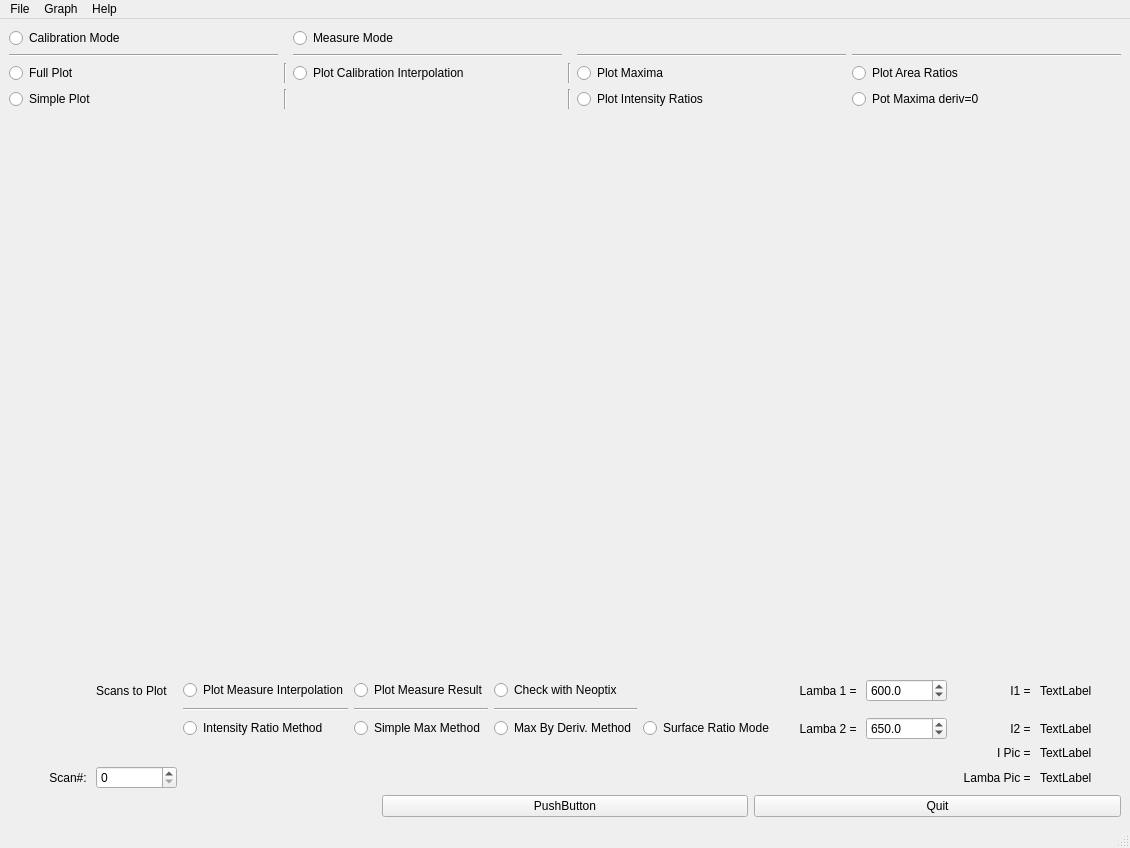
<?xml version="1.0" encoding="UTF-8"?>
<ui version="4.0">
 <class>MainWindow</class>
 <widget class="QMainWindow" name="MainWindow">
  <property name="geometry">
   <rect>
    <x>0</x>
    <y>0</y>
    <width>1130</width>
    <height>848</height>
   </rect>
  </property>
  <property name="windowTitle">
   <string>NanoThermo</string>
  </property>
  <property name="windowIcon">
   <iconset>
    <normaloff>../fluo36/icone.PNG</normaloff>../fluo36/icone.PNG</iconset>
  </property>
  <widget class="QWidget" name="centralwidget">
   <layout class="QGridLayout" name="gridLayout_3">
    <item row="0" column="0" rowspan="2" colspan="3">
     <layout class="QGridLayout" name="gridLayout_2">
      <item row="4" column="1">
       <widget class="MplWidget" name="MplWidget" native="true">
        <property name="sizePolicy">
         <sizepolicy hsizetype="Expanding" vsizetype="Expanding">
          <horstretch>0</horstretch>
          <verstretch>0</verstretch>
         </sizepolicy>
        </property>
        <property name="minimumSize">
         <size>
          <width>300</width>
          <height>300</height>
         </size>
        </property>
       </widget>
      </item>
      <item row="5" column="1">
       <layout class="QGridLayout" name="gridLayout">
        <item row="2" column="10">
         <widget class="QLabel" name="label_I1">
          <property name="text">
           <string>TextLabel</string>
          </property>
         </widget>
        </item>
        <item row="4" column="10">
         <widget class="QLabel" name="label_I2">
          <property name="text">
           <string>TextLabel</string>
          </property>
         </widget>
        </item>
        <item row="5" column="10">
         <widget class="QLabel" name="label__Ipic">
          <property name="text">
           <string>TextLabel</string>
          </property>
         </widget>
        </item>
        <item row="2" column="1">
         <widget class="QLabel" name="label_9">
          <property name="text">
           <string>Scans to Plot</string>
          </property>
         </widget>
        </item>
        <item row="4" column="9">
         <widget class="QLabel" name="label_5">
          <property name="text">
           <string>I2 = </string>
          </property>
          <property name="alignment">
           <set>Qt::AlignRight|Qt::AlignTrailing|Qt::AlignVCenter</set>
          </property>
         </widget>
        </item>
        <item row="2" column="7">
         <widget class="QLabel" name="label">
          <property name="text">
           <string>Lamba 1 = </string>
          </property>
          <property name="alignment">
           <set>Qt::AlignRight|Qt::AlignTrailing|Qt::AlignVCenter</set>
          </property>
         </widget>
        </item>
        <item row="4" column="7">
         <widget class="QLabel" name="label_2">
          <property name="text">
           <string>Lamba 2 = </string>
          </property>
          <property name="alignment">
           <set>Qt::AlignRight|Qt::AlignTrailing|Qt::AlignVCenter</set>
          </property>
         </widget>
        </item>
        <item row="2" column="0">
         <widget class="QLabel" name="label_Scans">
          <property name="text">
           <string/>
          </property>
          <property name="alignment">
           <set>Qt::AlignRight|Qt::AlignTrailing|Qt::AlignVCenter</set>
          </property>
         </widget>
        </item>
        <item row="4" column="8">
         <widget class="QDoubleSpinBox" name="doubleSpinBox_Lamba2">
          <property name="decimals">
           <number>1</number>
          </property>
          <property name="maximum">
           <double>9999.000000000000000</double>
          </property>
          <property name="singleStep">
           <double>0.500000000000000</double>
          </property>
          <property name="value">
           <double>650.000000000000000</double>
          </property>
         </widget>
        </item>
        <item row="2" column="9">
         <widget class="QLabel" name="label_4">
          <property name="text">
           <string>I1 = </string>
          </property>
          <property name="alignment">
           <set>Qt::AlignRight|Qt::AlignTrailing|Qt::AlignVCenter</set>
          </property>
         </widget>
        </item>
        <item row="6" column="0">
         <widget class="QLabel" name="label_3">
          <property name="text">
           <string>Scan#: </string>
          </property>
          <property name="alignment">
           <set>Qt::AlignRight|Qt::AlignTrailing|Qt::AlignVCenter</set>
          </property>
         </widget>
        </item>
        <item row="6" column="1">
         <widget class="QSpinBox" name="spinBox_numero">
          <property name="maximum">
           <number>9999</number>
          </property>
         </widget>
        </item>
        <item row="2" column="8">
         <widget class="QDoubleSpinBox" name="doubleSpinBox_Lamba1">
          <property name="decimals">
           <number>1</number>
          </property>
          <property name="maximum">
           <double>9999.000000000000000</double>
          </property>
          <property name="singleStep">
           <double>0.500000000000000</double>
          </property>
          <property name="value">
           <double>600.000000000000000</double>
          </property>
         </widget>
        </item>
        <item row="5" column="9">
         <widget class="QLabel" name="label_6">
          <property name="text">
           <string>I Pic = </string>
          </property>
          <property name="alignment">
           <set>Qt::AlignRight|Qt::AlignTrailing|Qt::AlignVCenter</set>
          </property>
         </widget>
        </item>
        <item row="6" column="9">
         <widget class="QLabel" name="label_7">
          <property name="text">
           <string>Lamba Pic = </string>
          </property>
          <property name="alignment">
           <set>Qt::AlignRight|Qt::AlignTrailing|Qt::AlignVCenter</set>
          </property>
         </widget>
        </item>
        <item row="6" column="10">
         <widget class="QLabel" name="label_Lamba_pic">
          <property name="text">
           <string>TextLabel</string>
          </property>
         </widget>
        </item>
        <item row="4" column="2">
         <widget class="QRadioButton" name="radioButton_methodeRatio">
          <property name="text">
           <string>Intensity Ratio Method</string>
          </property>
         </widget>
        </item>
        <item row="4" column="3">
         <widget class="QRadioButton" name="radioButton_MethodeMax">
          <property name="text">
           <string>Simple Max Method</string>
          </property>
         </widget>
        </item>
        <item row="4" column="4">
         <widget class="QRadioButton" name="radioButton_MethodeDeriv">
          <property name="text">
           <string>Max By Deriv. Method</string>
          </property>
         </widget>
        </item>
        <item row="4" column="5">
         <widget class="QRadioButton" name="radioButton_MethodeAire">
          <property name="text">
           <string>Surface Ratio Mode</string>
          </property>
         </widget>
        </item>
        <item row="3" column="2">
         <widget class="Line" name="line">
          <property name="orientation">
           <enum>Qt::Horizontal</enum>
          </property>
         </widget>
        </item>
        <item row="3" column="3">
         <widget class="Line" name="line_8">
          <property name="orientation">
           <enum>Qt::Horizontal</enum>
          </property>
         </widget>
        </item>
        <item row="3" column="4">
         <widget class="Line" name="line_9">
          <property name="orientation">
           <enum>Qt::Horizontal</enum>
          </property>
         </widget>
        </item>
        <item row="2" column="2">
         <widget class="QRadioButton" name="radioButton_plot_mesure">
          <property name="text">
           <string>Plot Measure Interpolation</string>
          </property>
         </widget>
        </item>
        <item row="2" column="4">
         <widget class="QRadioButton" name="radioButton_check_neo">
          <property name="text">
           <string>Check with Neoptix</string>
          </property>
         </widget>
        </item>
        <item row="2" column="3">
         <widget class="QRadioButton" name="radioButton_plot_mes">
          <property name="text">
           <string>Plot Measure Result</string>
          </property>
         </widget>
        </item>
       </layout>
      </item>
      <item row="0" column="1">
       <layout class="QGridLayout" name="gridLayout_4">
        <item row="3" column="0">
         <widget class="QRadioButton" name="radioButton_Full_Plot">
          <property name="text">
           <string>Full Plot</string>
          </property>
         </widget>
        </item>
        <item row="3" column="5">
         <widget class="QRadioButton" name="radioButton_ratio_surf">
          <property name="text">
           <string>Plot Area Ratios</string>
          </property>
         </widget>
        </item>
        <item row="4" column="5">
         <widget class="QRadioButton" name="radioButton_maximasDeriv_nulle">
          <property name="text">
           <string>Pot Maxima deriv=0</string>
          </property>
         </widget>
        </item>
        <item row="3" column="4">
         <widget class="QRadioButton" name="radioButton_Maximas">
          <property name="text">
           <string>Plot Maxima</string>
          </property>
         </widget>
        </item>
        <item row="3" column="2">
         <widget class="QRadioButton" name="radioButton_plot_calib">
          <property name="text">
           <string>Plot Calibration Interpolation</string>
          </property>
         </widget>
        </item>
        <item row="4" column="4">
         <widget class="QRadioButton" name="radioButton_Ratios">
          <property name="text">
           <string>Plot Intensity Ratios</string>
          </property>
         </widget>
        </item>
        <item row="4" column="1">
         <widget class="Line" name="line_7">
          <property name="orientation">
           <enum>Qt::Vertical</enum>
          </property>
         </widget>
        </item>
        <item row="4" column="3">
         <widget class="Line" name="line_11">
          <property name="orientation">
           <enum>Qt::Vertical</enum>
          </property>
         </widget>
        </item>
        <item row="3" column="3">
         <widget class="Line" name="line_10">
          <property name="orientation">
           <enum>Qt::Vertical</enum>
          </property>
         </widget>
        </item>
        <item row="2" column="2">
         <widget class="Line" name="line_3">
          <property name="orientation">
           <enum>Qt::Horizontal</enum>
          </property>
         </widget>
        </item>
        <item row="2" column="4">
         <widget class="Line" name="line_4">
          <property name="orientation">
           <enum>Qt::Horizontal</enum>
          </property>
         </widget>
        </item>
        <item row="4" column="0">
         <widget class="QRadioButton" name="radioButton_Simple_Plot">
          <property name="text">
           <string>Simple Plot</string>
          </property>
         </widget>
        </item>
        <item row="2" column="0">
         <widget class="Line" name="line_2">
          <property name="orientation">
           <enum>Qt::Horizontal</enum>
          </property>
         </widget>
        </item>
        <item row="2" column="5">
         <widget class="Line" name="line_5">
          <property name="orientation">
           <enum>Qt::Horizontal</enum>
          </property>
         </widget>
        </item>
        <item row="3" column="1">
         <widget class="Line" name="line_6">
          <property name="orientation">
           <enum>Qt::Vertical</enum>
          </property>
         </widget>
        </item>
        <item row="0" column="0">
         <widget class="QRadioButton" name="radioButton_calib_mode">
          <property name="text">
           <string>Calibration Mode</string>
          </property>
         </widget>
        </item>
        <item row="0" column="2">
         <widget class="QRadioButton" name="radioButton_mes_mode">
          <property name="text">
           <string>Measure Mode</string>
          </property>
         </widget>
        </item>
       </layout>
      </item>
     </layout>
    </item>
    <item row="2" column="2">
     <widget class="QPushButton" name="pushButton_quit">
      <property name="text">
       <string>Quit</string>
      </property>
     </widget>
    </item>
    <item row="2" column="1">
     <widget class="QPushButton" name="pushButton">
      <property name="text">
       <string>PushButton</string>
      </property>
     </widget>
    </item>
   </layout>
  </widget>
  <widget class="QMenuBar" name="menubar">
   <property name="geometry">
    <rect>
     <x>0</x>
     <y>0</y>
     <width>1130</width>
     <height>21</height>
    </rect>
   </property>
   <widget class="QMenu" name="menuFile">
    <property name="title">
     <string>File</string>
    </property>
    <addaction name="actionOpen"/>
    <addaction name="actionOpen_Calibration"/>
    <addaction name="actionSave_Calibration"/>
    <addaction name="separator"/>
    <addaction name="actionSelect_Calibration_File"/>
    <addaction name="actionCalibration_Preview"/>
    <addaction name="actionOpen_Data_Measure"/>
    <addaction name="actionSave_dat"/>
    <addaction name="separator"/>
    <addaction name="actionQuit"/>
   </widget>
   <widget class="QMenu" name="menuGraph">
    <property name="title">
     <string>Graph</string>
    </property>
    <addaction name="action_full_plot"/>
    <addaction name="action_simple_Plot"/>
    <addaction name="action_ratios_plots"/>
    <addaction name="action_maxima_plots"/>
    <addaction name="actionCalibration_Interpolation_Plot"/>
    <addaction name="actionMeasure_Interpolation_Plot"/>
    <addaction name="actionMeasurement_results_Plots"/>
    <addaction name="actionCheck_Neoptix_Plot"/>
   </widget>
   <widget class="QMenu" name="menuHelp">
    <property name="title">
     <string>Help</string>
    </property>
    <addaction name="actionHelp"/>
    <addaction name="actionAbout"/>
   </widget>
   <addaction name="menuFile"/>
   <addaction name="menuGraph"/>
   <addaction name="menuHelp"/>
  </widget>
  <widget class="QStatusBar" name="statusbar"/>
  <action name="actionOpen">
   <property name="text">
    <string>Open spectra for Calibration</string>
   </property>
  </action>
  <action name="actionQuit">
   <property name="text">
    <string>Quit</string>
   </property>
  </action>
  <action name="action_full_plot">
   <property name="text">
    <string>Full Plot</string>
   </property>
  </action>
  <action name="actionSave_Ratios">
   <property name="text">
    <string>Save Ratios</string>
   </property>
  </action>
  <action name="actionSave_dat">
   <property name="text">
    <string>Save data</string>
   </property>
  </action>
  <action name="actionOpen_Calibration">
   <property name="text">
    <string>Open Neoptix for Calibration</string>
   </property>
  </action>
  <action name="actionOpen_Data_Measure">
   <property name="text">
    <string>Open Data for Measurement</string>
   </property>
  </action>
  <action name="actionSave_Calibration">
   <property name="text">
    <string>Save Calibration</string>
   </property>
  </action>
  <action name="action_simple_Plot">
   <property name="text">
    <string>Simple Plot</string>
   </property>
  </action>
  <action name="action_ratios_plots">
   <property name="text">
    <string>Ratios Plots</string>
   </property>
  </action>
  <action name="action_maxima_plots">
   <property name="text">
    <string>Maxima Plots</string>
   </property>
  </action>
  <action name="actionMeasure_Interpolation_Plot">
   <property name="text">
    <string>Measure Interpolation Plot</string>
   </property>
  </action>
  <action name="actionCalibration_Interpolation_Plot">
   <property name="text">
    <string>Calibration Interpolation Plot</string>
   </property>
  </action>
  <action name="actionMeasurement_results_Plots">
   <property name="text">
    <string>Measurement results Plots</string>
   </property>
  </action>
  <action name="actionCheck_Neoptix_Plot">
   <property name="text">
    <string>Check Neoptix Plot</string>
   </property>
  </action>
  <action name="actionRatio">
   <property name="text">
    <string>Ratio</string>
   </property>
  </action>
  <action name="actionMaxima">
   <property name="text">
    <string>Maxima</string>
   </property>
  </action>
  <action name="actionHelp">
   <property name="text">
    <string>Help</string>
   </property>
  </action>
  <action name="actionAbout">
   <property name="text">
    <string>About</string>
   </property>
  </action>
  <action name="actionSelect_Calibration_File">
   <property name="text">
    <string>Select Calibration File</string>
   </property>
  </action>
  <action name="actionCalibration_Preview">
   <property name="text">
    <string>Calibration Preview</string>
   </property>
  </action>
 </widget>
 <customwidgets>
  <customwidget>
   <class>MplWidget</class>
   <extends>QWidget</extends>
   <header>mplwidget.h</header>
   <container>1</container>
  </customwidget>
 </customwidgets>
 <resources/>
 <connections/>
</ui>
